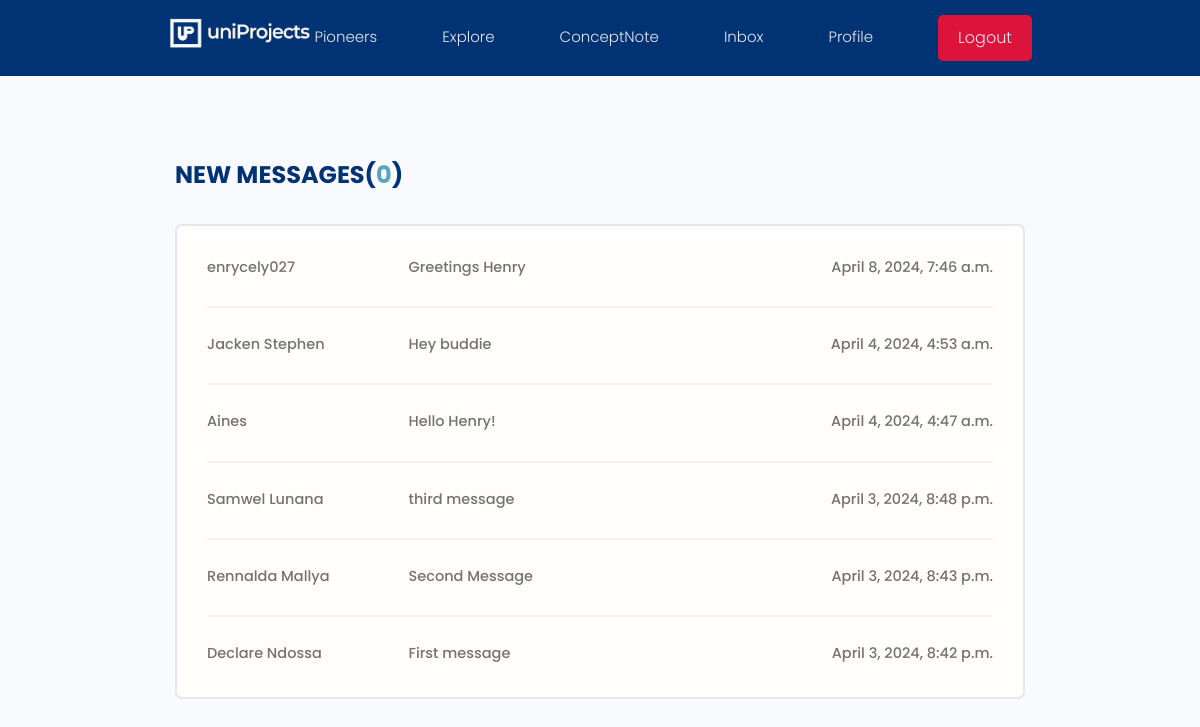
The page /users/inbox/ (signed in) on the database as committed earlier.
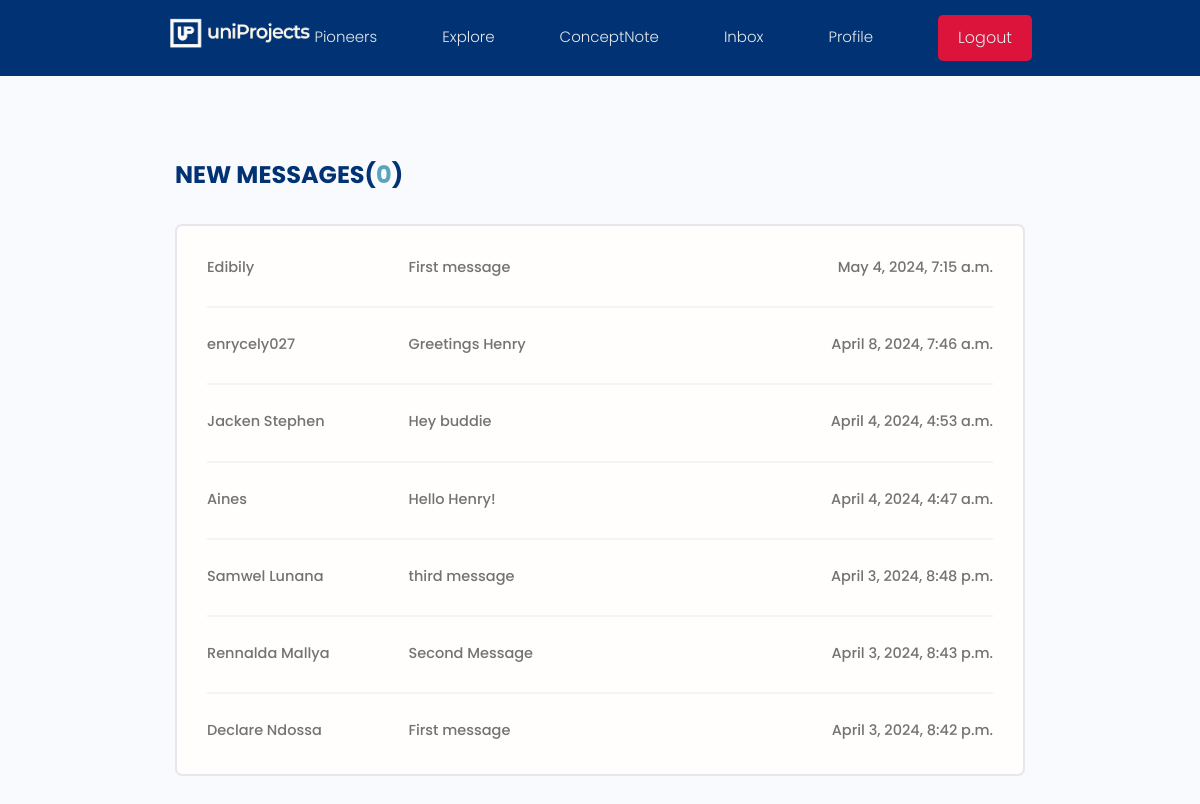
The same page on the database as committed later.
### users/models.py (models this page shows, shortened)
class Message(models.Model):
    sender = models.ForeignKey(Profile, on_delete = models.SET_NULL, blank = True, null = True)
    recipient =  models.ForeignKey(Profile, on_delete = models.SET_NULL, blank = True, null = True, related_name = 'messages')
    name = models.CharField(max_length = 200, null = True, blank = True)
    email = models.EmailField(max_length = 200, null = True, blank = True)
    subject = models.CharField(max_length = 200, null = True, blank = True)
    body = models.TextField()
    is_read = models.BooleanField(default = False, null = True)
    created = models.DateTimeField(auto_now_add = True)
    id = models.UUIDField(default=uuid.uuid4, unique = True,
                          primary_key = True, editable = False)
    class Meta:
        ordering = ['is_read', '-created']

### users/views.py (the view)
# urls.py: path('inbox/', views.inbox, name='inbox'),
@login_required(login_url='login')
def inbox(request):
    profile = request.user.profile
    messageRequests = profile.messages.all()
    unreadMessage = messageRequests.filter(is_read = False).count()
    context = {'messageRequests':messageRequests, 'unreadMessage':unreadMessage }
    return render(request, 'users/inbox.html', context)

### users/templates/users/inbox.html
{% extends 'main.html' %}
{% block content %}
  <main class="inbox my-xl">
    <div class="content-box">
      <h3 class="inbox__title">New Messages(<span>{{unreadMessage}}</span>)</h3>
      <ul class="messages">
        {% for message in messageRequests %}
        {% if message.is_read == False %}
        <li class="message message--unread">
            {% else %}
            <li class="message message">
        {% endif %}
            <a href="{%url 'message' message.id %}">
                <span class="message__author">{{message.name}}</span>
                <span class="message__subject">{{message.subject}}</span>
                <span class="message__date">{{message.created}}</span>
            </a>
        </li>
       {% endfor %}
      </ul>
    </div>
  </main>
{% endblock %}

Rows that differ between the two databases and show on the page:
added Message: name "Edibily", subject "First message", created "May 4, 2024, 7:15 a.m."
